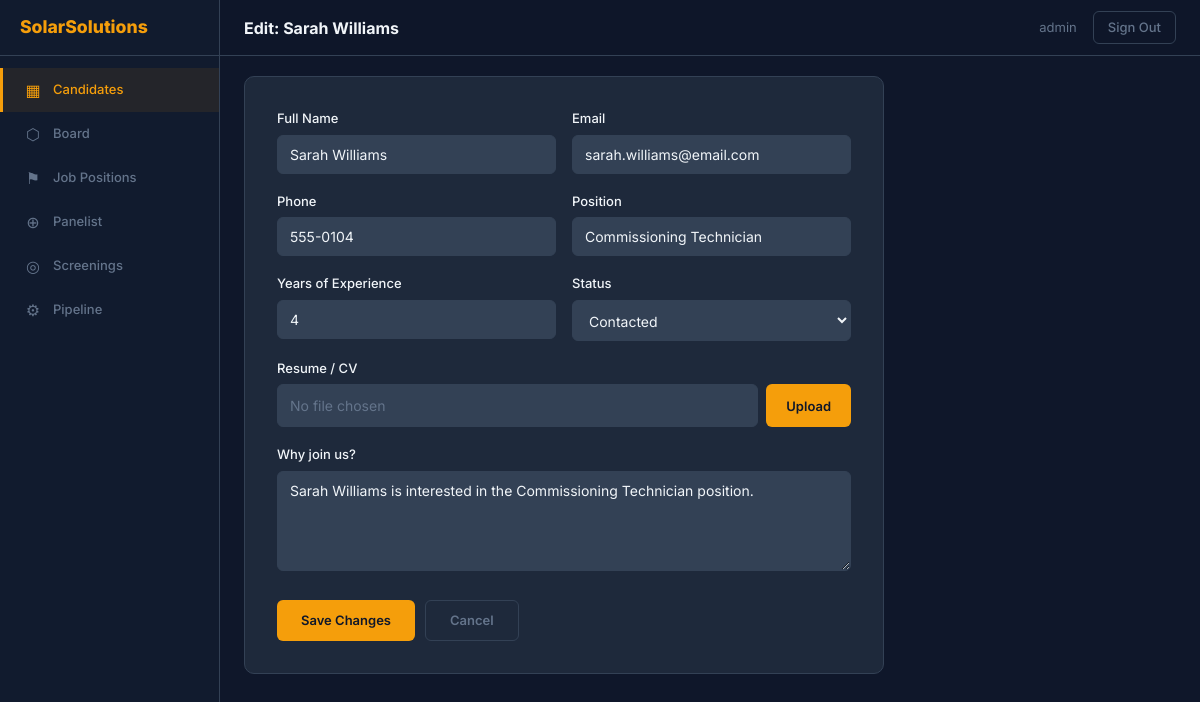
The app's page /solarsolutions/candidates/8/edit/ (signed in), older data.
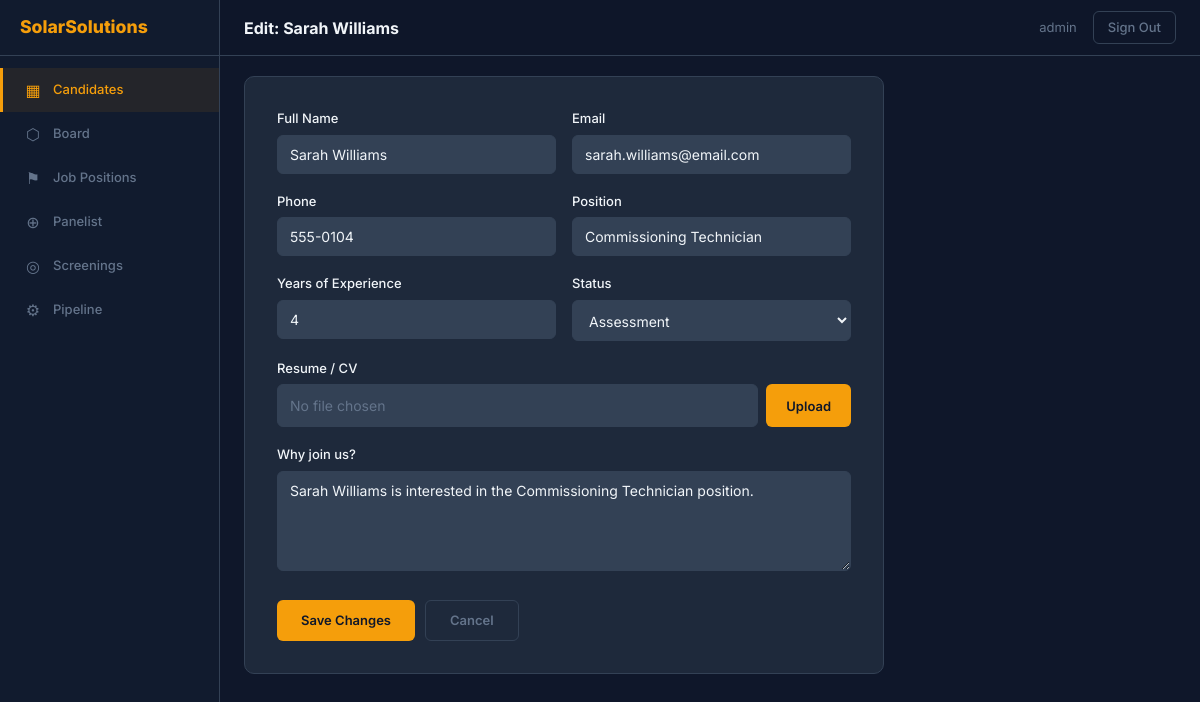
The same page, newer data.
### api/models.py (models this page shows, shortened)
class Application(models.Model):
    company = models.ForeignKey(Company, on_delete=models.CASCADE, related_name='applications')
    full_name = models.CharField('Full Name', max_length=200)
    email = models.EmailField('Email Address')
    phone = models.CharField('Phone Number', max_length=30)
    position = models.CharField('Position', max_length=200)
    experience = models.PositiveIntegerField('Years of Experience')
    resume = models.FileField('Resume / CV', upload_to='resumes/', blank=True, null=True)
    cover_letter = models.TextField('Why join us?')
    status = models.CharField('Status', max_length=30, default='new')
    submitted_at = models.DateTimeField('Submitted', auto_now_add=True)
    class Meta:
        ordering = ['-submitted_at']
        verbose_name = 'Application'
        verbose_name_plural = 'Applications'

class Stage(models.Model):
    company = models.ForeignKey(Company, on_delete=models.CASCADE, related_name='stages')
    key = models.CharField('Key', max_length=30)
    label = models.CharField('Label', max_length=100)
    order = models.IntegerField('Order', default=0)
    class Meta:
        ordering = ['order']
        unique_together = ('company', 'key')
        verbose_name = 'Pipeline Stage'
        verbose_name_plural = 'Pipeline Stages'

### adminpanel/views.py (the view, shortened to what this page needs)
# urls.py: path('candidates/<int:pk>/edit/', views.candidate_edit, name='candidate_edit'),
@company_login_required
def candidate_edit(request, pk, company_slug=None):
    candidate = get_object_or_404(Application, company=request.company, pk=pk)
    return render(request, 'adminpanel/candidate_form.html', {
        'candidate': candidate,
        'stages': Stage.objects.filter(company=request.company),
        'company': request.company,
    })

### adminpanel/views.py (called while the page is built)
def company_login_required(view_func):
    @wraps(view_func)
    def wrapper(request, *args, **kwargs):
        if request.user.is_authenticated:
            return view_func(request, *args, **kwargs)
        if request.company:
            return redirect('admin_login', company_slug=request.company.slug)
        return redirect('landing')
    return wrapper

### adminpanel/templates/adminpanel/candidate_form.html (shortened to what this page needs)
{% extends 'adminpanel/base.html' %}
{% block page_title %}{% if candidate %}Edit: {{ candidate.full_name }}{% else %}Add Candidate{% endif %}{% endblock %}
{% block content %}
<div class="form-card">
  <form method="post" enctype="multipart/form-data">
    <div class="form-row">
      <div class="form-group">
        <label for="full_name">Full Name</label>
        <input id="full_name" name="full_name" type="text" value="{{ candidate.full_name|default:'' }}" required />
      </div>
      <div class="form-group">
        <label for="email">Email</label>
        <input id="email" name="email" type="email" value="{{ candidate.email|default:'' }}" required />
      </div>
    </div>
    <div class="form-row">
      <div class="form-group">
        <label for="phone">Phone</label>
        <input id="phone" name="phone" type="text" value="{{ candidate.phone|default:'' }}" required />
      </div>
      <div class="form-group">
        <label for="position">Position</label>
        <input id="position" name="position" type="text" value="{{ candidate.position|default:'' }}" required />
      </div>
    </div>
    <div class="form-row">
      <div class="form-group">
        <label for="experience">Years of Experience</label>
        <input id="experience" name="experience" type="number" min="0" value="{{ candidate.experience|default:'0' }}" required />
      </div>
      <div class="form-group">
        <label for="status">Status</label>
        <select id="status" name="status">
          {% for s in stages %}
            <option value="{{ s.key }}" {% if candidate.status == s.key %}selected{% endif %}>{{ s.label }}</option>
          {% endfor %}
        </select>
      </div>
    </div>
    <div class="form-group">
      <label for="resume">Resume / CV</label>
      <div class="file-input">
        <span class="file-placeholder" id="resumeLabel">
          {% if candidate.resume %}{{ candidate.resume.name }}{% else %}No file chosen{% endif %}
        </span>
        <button type="button" class="file-btn" onclick="document.getElementById('resume').click()">Upload</button>
      </div>
    </div>
    <div class="form-group">
      <label for="cover_letter">Why join us?</label>
      <textarea id="cover_letter" name="cover_letter" rows="4">{{ candidate.cover_letter|default:'' }}</textarea>
    </div>
    <div class="actions-bar">
      <button type="submit" class="btn btn-primary">
        {% if candidate %}Save Changes{% else %}Add Candidate{% endif %}
      </button>
      <a href="{% url 'candidate_list' company_slug=company.slug %}" class="btn btn-cancel">Cancel</a>
    </div>
  </form>
</div>
{% endblock %}

Row changes from the older to the newer data that the page shows:
changed Application "Sarah Williams": status "Contacted" → "Assessment"
